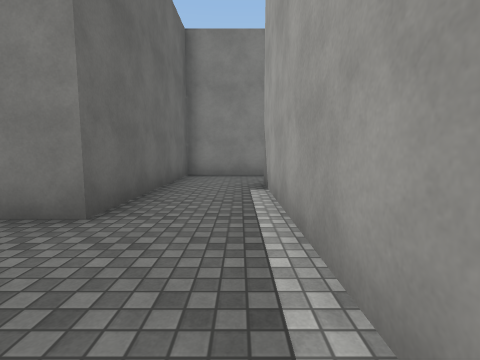
View 1 (above)

22 first-person views from a walk through a 3-D level made in the Unity game engine. The camera is 1.3 m above the floor, tilts 6° down and sees 85° across. The floor is counted in squares, 2 m on a side. Each view is taken from the middle of a square. On the plan, view 1 faces up. The plan holds only what a view shows up to about 9 squares ahead; the rest is blank. The place goes on beyond the plan. The player is left out. Surface patterns are stand-ins for the level's own textures.

View 2
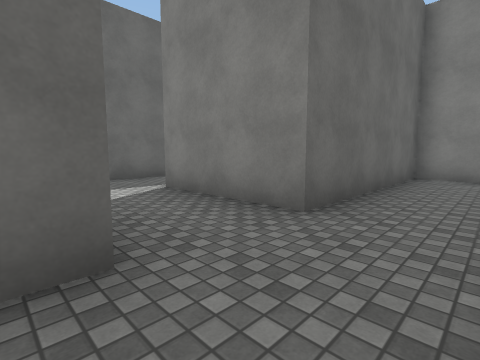

View 3
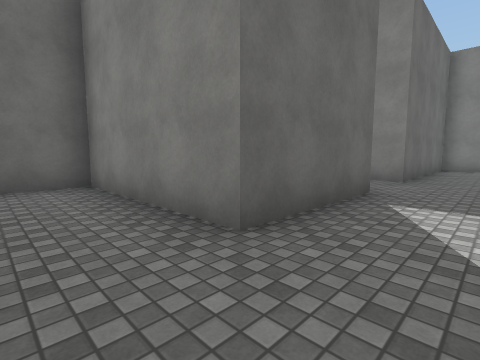

View 4
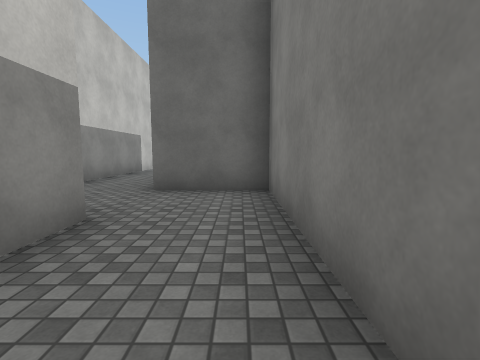

View 5
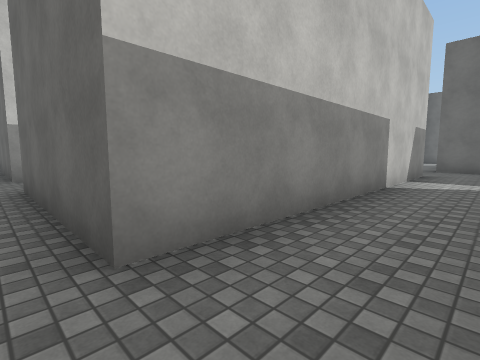

View 6
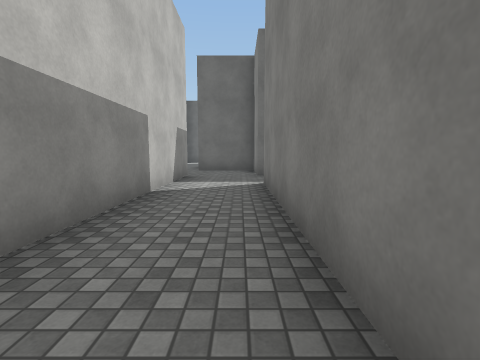

View 7
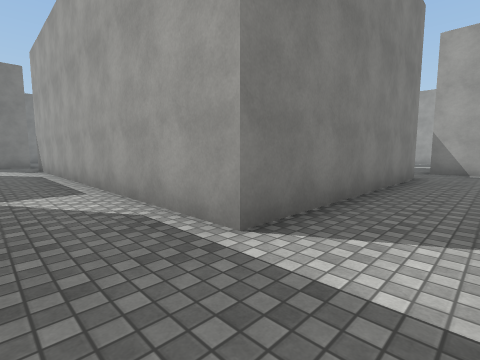

View 8
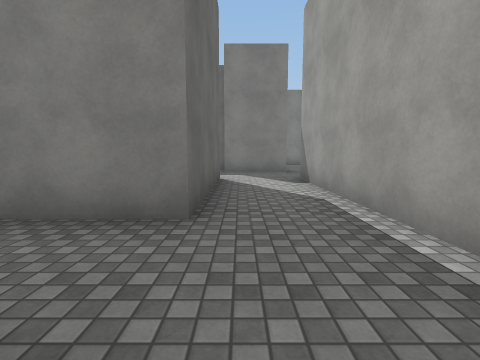

View 9
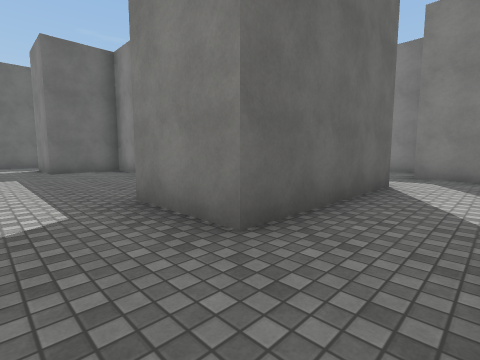

View 10
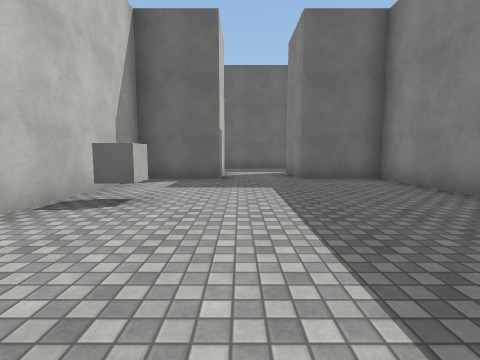

View 11
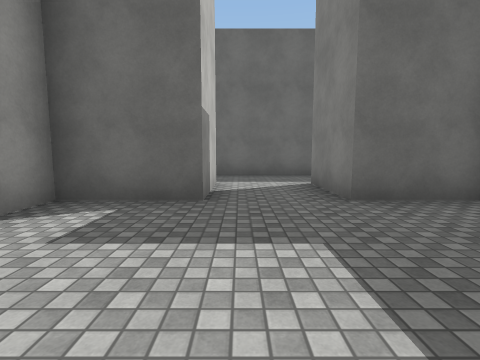

View 12
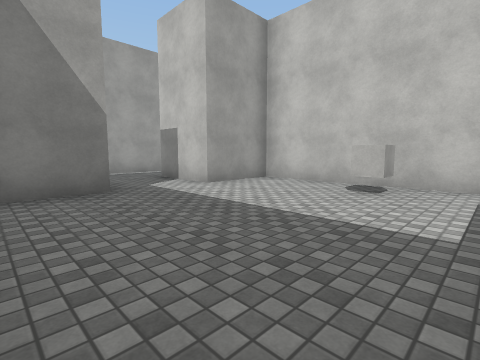

View 13
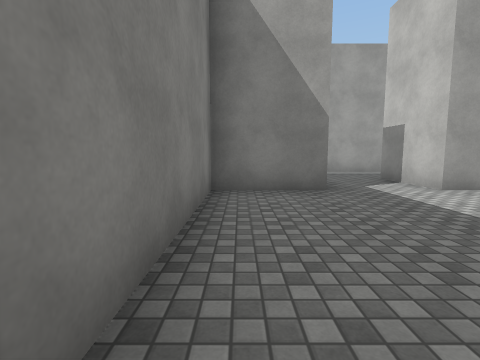

View 14
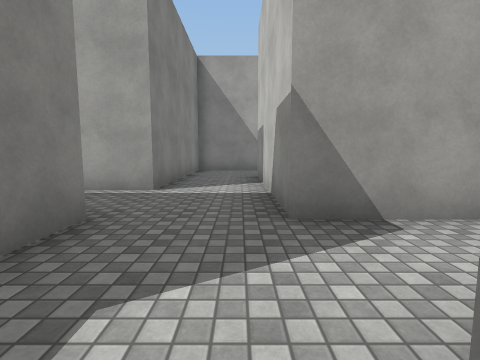

View 15
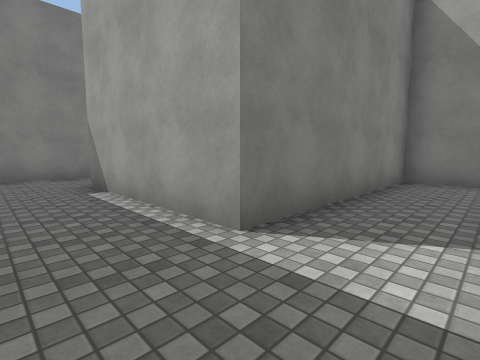

View 16
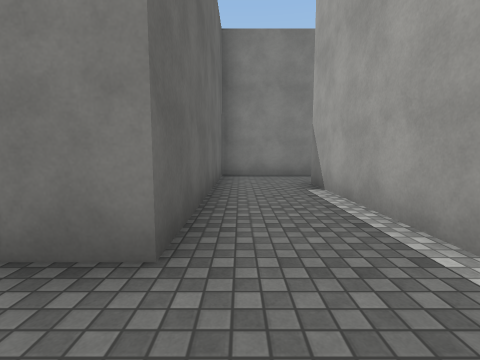

View 17
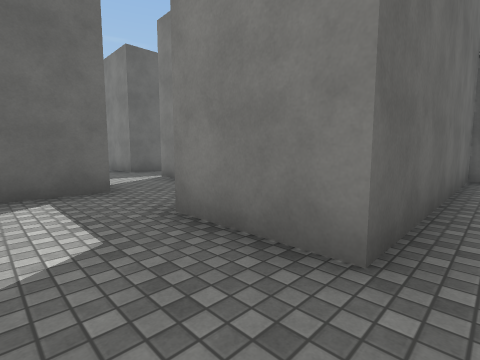

View 18
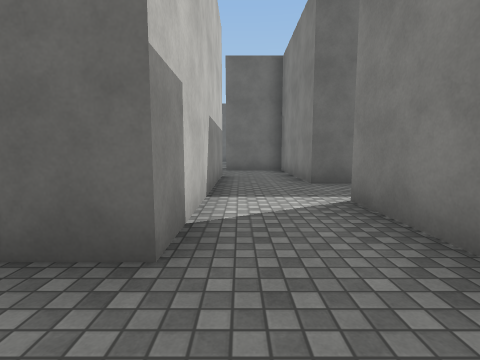

View 19
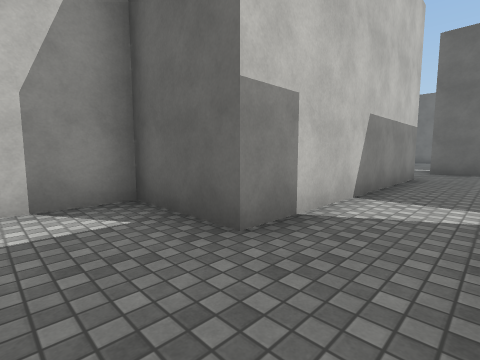

View 20
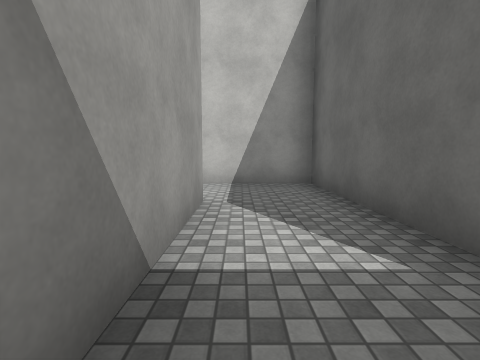

View 21
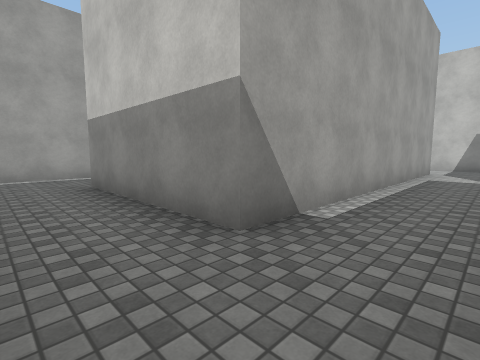

View 22
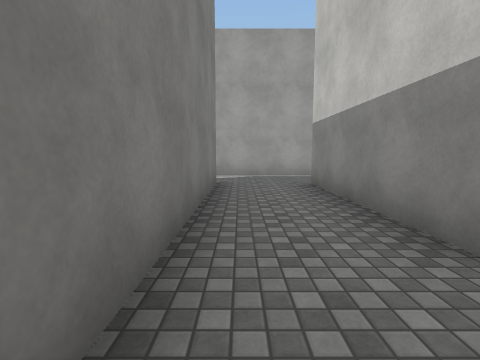

### Floor plan
Points are (right, up) in squares from view 1. A wall is a line through its corners. A room is listed if a view was taken in it or the views show most of it. See-through windows are left out.
Room 1 (views 1, 2, 3, 4, 5, 6, 7, 8, 9, 10, 14, 15, 16, 17, 18, 19, 20, 21, 22)
walls: (-6.5, 4.5) (-6.5, 0.5) (-4.1, 0.5); (-1.5, 0.6) (-1.5, -2.5) (-5.5, -2.5) (-5.5, -4.5) (-11.5, -4.5) (-11.5, 5.5) (-6.6, 5.5); (0.5, -2.5) (0.5, 5.5) (4.5, 5.5); (-3.5, -5.6) (-3.5, -4.5) (-2.5, -4.5); (-13.5, 5.6) (-13.5, 1.5) (-15.5, 1.5); (-0.5, -4.5) (0.4, -4.5); (-15.5, -0.5) (-13.5, -0.5); (-13.5, -4.5) (-14.8, -4.5); (-13.9, 9.5) (-17.5, 9.5); (-13.5, -6.5) (-5.5, -6.5) (-5.5, -10.5); (4.5, 7.5) (-1.5, 7.5) (-1.5, 2.5) (-4.5, 2.5) (-4.5, 7.5) (-9.5, 7.5) (-9.5, 11.5); (-8.9, 13.5) (-11.5, 13.5) (-11.5, 7.5) (-13.5, 7.5); (-15.5, -5.4) (-15.5, -6.5); (-17.5, 7.5) (-15.5, 7.5) (-15.5, 5.5) (-14.1, 5.5); (6.5, 4.9) (6.5, 7.8)
ways out: opening at (-14.5, 0.5) to room 2; opening at (-16.5, 8.5); opening at (-8.5, 12.5); opening at (5.5, 4.5); opening at (5.5, 8.5)
Room 2 (views 11, 12, 13)
walls: (-21.5, -0.5) (-21.5, -2.5) (-15.5, -2.5) (-15.5, -0.5); (-15.5, 1.5) (-15.5, 3.5) (-21.5, 3.5) (-21.5, 1.5)
ways out: opening at (-14.5, 0.5) to room 1; opening at (-22.5, 0.5)
objects: other object (-18, -2)

Positions as (right, up) in squares from view 1, and headings:
1: (0, 0), facing up
2: (0, 0), facing up-left
3: (0, -4), facing up-left
4: (-1, -3), facing left
5: (-5, -5), facing down-left
6: (-6, -5), facing left
7: (-13, -6), facing up-right
8: (-13, -1), facing up
9: (-12, 0), facing up-left
10: (-15, 0), facing left
11: (-18, 0), facing left
12: (-20, 3), facing down-right
13: (-20, 3), facing right
14: (-14, 6), facing right
15: (-11, 6), facing up-right
16: (-11, 6), facing up
17: (-11, 6), facing up-left
18: (-14, 8), facing left
19: (-14, 9), facing down-left
20: (-5, 6), facing down
21: (-1, 7), facing down-right
22: (-1, 7), facing right
